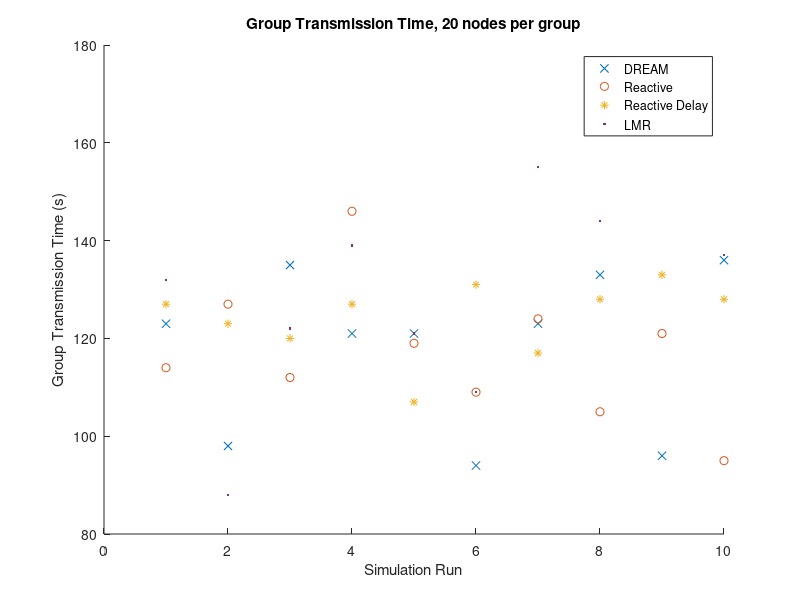

Source code (MATLAB):
clear
close all

% 20 nodes per group results

n = 20;
plot_figs = true;

active={};
reactive={};
reactive_delay={};
lmr={};

active{1} = [ % Active GTT
    123
    98
    135
    121
    121
    94
    123
    133
    96
    136
    ];

% mean_active_GTT = mean(active_GTT);
% median_active_GTT = median(active_GTT);
% range_active_GTT = range(active_GTT);
active{2} = mean(active{1}); % Mean GTT
active{3} = median(active{1}); % Median GTT
active{4} = range(active{1}); % Range of GTT values

active_ATPC = [
    2.632750e+02
    3.071625e+02
    4.829875e+02
    3.946250e+02
    2.660375e+02
    2.441875e+02
    2.547625e+02
    2.751875e+02
    2.276250e+02
    3.656750e+02
    ];

mean_active_ATPC = mean(active_ATPC);
median_active_ATPC = median(active_ATPC);
range_active_ATPC = range(active_ATPC);

reactive_GTT = [
    114
    127
    112
    146
    119
    109
    124
    105
    121
    95
    ];

mean_reactive_GTT = mean(reactive_GTT);
median_reactive_GTT = median(reactive_GTT);
range_reactive_GTT = range(reactive_GTT);

reactive_delay_GTT = [
    127
    123
    120
    127
    107
    131
    117
    128
    133
    128
    ];

mean_reactive_delay_GTT = mean(reactive_delay_GTT);
median_reactive_delay_GTT = median(reactive_delay_GTT);
range_reactive_delay_GTT = range(reactive_delay_GTT);

lmr_GTT = [
    132
    88
    122
    139
    121
    109
    155
    144
    166
    137
    ];

mean_lmr_GTT = mean(lmr_GTT);
median_lmr_GTT = median(lmr_GTT);
range_lmr_GTT = range(lmr_GTT);

if plot_figs
    figure(1)
    hold on
    plot(active{1},'x')
    plot(reactive_GTT,'o')
    plot(reactive_delay_GTT,'*')
    plot(lmr_GTT,'.')
    xlabel('Simulation Run')
    ylabel('Group Transmission Time (s)')
%     ylim([0 200])
    legend('DREAM', 'Reactive', 'Reactive Delay', 'LMR', 'Location', 'best')
    str = sprintf('Group Transmission Time, %d nodes per group',n);
    title(str);
end
